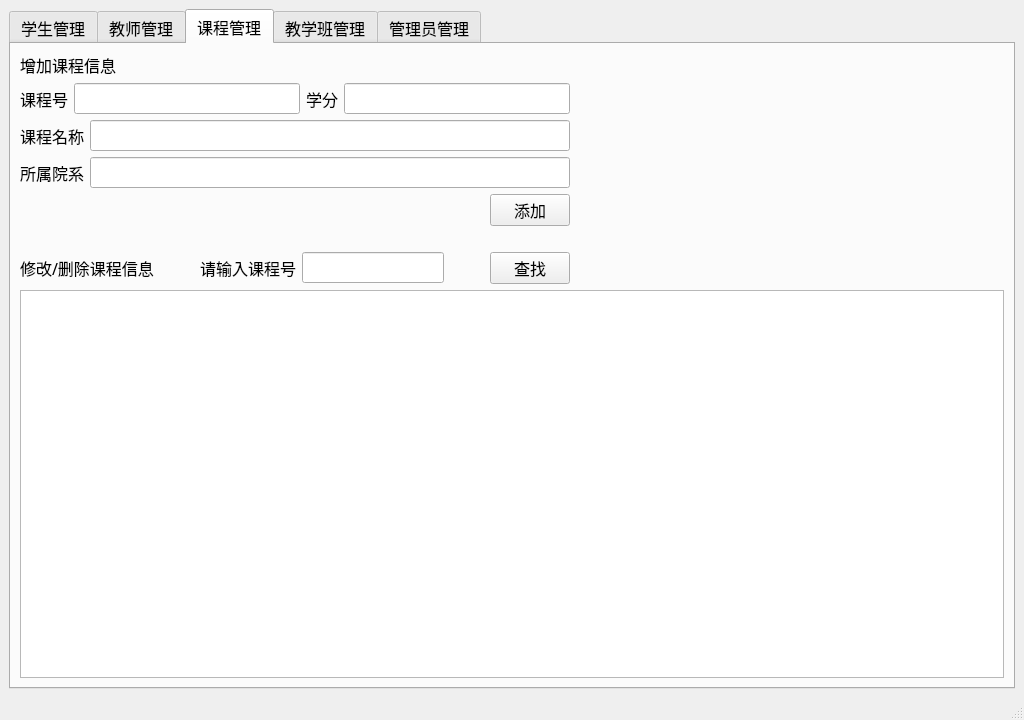
<?xml version="1.0" encoding="UTF-8"?>
<ui version="4.0">
 <class>manager</class>
 <widget class="QMainWindow" name="manager">
  <property name="geometry">
   <rect>
    <x>0</x>
    <y>0</y>
    <width>1024</width>
    <height>720</height>
   </rect>
  </property>
  <property name="windowTitle">
   <string>管理员界面</string>
  </property>
  <property name="windowIcon">
   <iconset resource="src.qrc">
    <normaloff>:/images/fangdajing.png</normaloff>:/images/fangdajing.png</iconset>
  </property>
  <widget class="QWidget" name="centralwidget">
   <layout class="QHBoxLayout" name="horizontalLayout_7">
    <item>
     <widget class="QTabWidget" name="tabWidget">
      <property name="font">
       <font>
        <family>微软雅黑</family>
        <pointsize>12</pointsize>
       </font>
      </property>
      <property name="currentIndex">
       <number>2</number>
      </property>
      <widget class="QWidget" name="tab">
       <attribute name="title">
        <string>学生管理</string>
       </attribute>
       <layout class="QVBoxLayout" name="verticalLayout_2">
        <item>
         <layout class="QHBoxLayout" name="horizontalLayout_6">
          <item>
           <layout class="QVBoxLayout" name="verticalLayout">
            <item>
             <widget class="QLabel" name="label">
              <property name="text">
               <string>增加学生信息</string>
              </property>
             </widget>
            </item>
            <item>
             <layout class="QHBoxLayout" name="horizontalLayout">
              <item>
               <widget class="QLabel" name="label_2">
                <property name="text">
                 <string>学号</string>
                </property>
               </widget>
              </item>
              <item>
               <widget class="QLineEdit" name="student_ID"/>
              </item>
              <item>
               <widget class="QLabel" name="label_4">
                <property name="text">
                 <string>生日</string>
                </property>
               </widget>
              </item>
              <item>
               <widget class="QLineEdit" name="student_birthday"/>
              </item>
             </layout>
            </item>
            <item>
             <layout class="QHBoxLayout" name="horizontalLayout_2">
              <item>
               <widget class="QLabel" name="label_3">
                <property name="text">
                 <string>姓名</string>
                </property>
               </widget>
              </item>
              <item>
               <widget class="QLineEdit" name="student_name"/>
              </item>
              <item>
               <widget class="QLabel" name="label_5">
                <property name="text">
                 <string>所属院系</string>
                </property>
               </widget>
              </item>
              <item>
               <widget class="QLineEdit" name="student_dept"/>
              </item>
             </layout>
            </item>
            <item>
             <layout class="QHBoxLayout" name="horizontalLayout_3">
              <item>
               <widget class="QLabel" name="label_6">
                <property name="text">
                 <string>性别</string>
                </property>
               </widget>
              </item>
              <item>
               <widget class="QLineEdit" name="student_gender"/>
              </item>
              <item>
               <spacer name="horizontalSpacer_2">
                <property name="orientation">
                 <enum>Qt::Horizontal</enum>
                </property>
                <property name="sizeHint" stdset="0">
                 <size>
                  <width>40</width>
                  <height>20</height>
                 </size>
                </property>
               </spacer>
              </item>
              <item>
               <widget class="QPushButton" name="student_add_button">
                <property name="text">
                 <string>添加</string>
                </property>
                <property name="icon">
                 <iconset resource="src.qrc">
                  <normaloff>:/images/plus.png</normaloff>:/images/plus.png</iconset>
                </property>
               </widget>
              </item>
             </layout>
            </item>
            <item>
             <layout class="QHBoxLayout" name="horizontalLayout_4"/>
            </item>
            <item>
             <spacer name="horizontalSpacer">
              <property name="orientation">
               <enum>Qt::Horizontal</enum>
              </property>
              <property name="sizeHint" stdset="0">
               <size>
                <width>40</width>
                <height>20</height>
               </size>
              </property>
             </spacer>
            </item>
            <item>
             <layout class="QHBoxLayout" name="horizontalLayout_5">
              <item>
               <widget class="QLabel" name="label_7">
                <property name="text">
                 <string>修改/删除学生信息</string>
                </property>
               </widget>
              </item>
              <item>
               <spacer name="horizontalSpacer_4">
                <property name="orientation">
                 <enum>Qt::Horizontal</enum>
                </property>
                <property name="sizeHint" stdset="0">
                 <size>
                  <width>40</width>
                  <height>20</height>
                 </size>
                </property>
               </spacer>
              </item>
              <item>
               <widget class="QLabel" name="label_8">
                <property name="text">
                 <string>请输入学生学号</string>
                </property>
               </widget>
              </item>
              <item>
               <widget class="QLineEdit" name="student_ser_ID"/>
              </item>
              <item>
               <spacer name="horizontalSpacer_5">
                <property name="orientation">
                 <enum>Qt::Horizontal</enum>
                </property>
                <property name="sizeHint" stdset="0">
                 <size>
                  <width>40</width>
                  <height>20</height>
                 </size>
                </property>
               </spacer>
              </item>
              <item>
               <widget class="QPushButton" name="student_sear_button">
                <property name="text">
                 <string>查找</string>
                </property>
                <property name="icon">
                 <iconset resource="src.qrc">
                  <normaloff>:/images/fangdajing.png</normaloff>:/images/fangdajing.png</iconset>
                </property>
               </widget>
              </item>
             </layout>
            </item>
           </layout>
          </item>
          <item>
           <spacer name="horizontalSpacer_6">
            <property name="orientation">
             <enum>Qt::Horizontal</enum>
            </property>
            <property name="sizeHint" stdset="0">
             <size>
              <width>37</width>
              <height>17</height>
             </size>
            </property>
           </spacer>
          </item>
         </layout>
        </item>
        <item>
         <widget class="QTableWidget" name="student_table"/>
        </item>
       </layout>
      </widget>
      <widget class="QWidget" name="tab_3">
       <attribute name="title">
        <string>教师管理</string>
       </attribute>
       <layout class="QVBoxLayout" name="verticalLayout_4">
        <item>
         <layout class="QHBoxLayout" name="horizontalLayout_13">
          <item>
           <layout class="QVBoxLayout" name="verticalLayout_3">
            <item>
             <widget class="QLabel" name="label_13">
              <property name="text">
               <string>增加教师信息</string>
              </property>
             </widget>
            </item>
            <item>
             <layout class="QHBoxLayout" name="horizontalLayout_8">
              <item>
               <widget class="QLabel" name="label_9">
                <property name="text">
                 <string>教工号</string>
                </property>
               </widget>
              </item>
              <item>
               <widget class="QLineEdit" name="teacher_ID"/>
              </item>
             </layout>
            </item>
            <item>
             <layout class="QHBoxLayout" name="horizontalLayout_9">
              <item>
               <widget class="QLabel" name="label_10">
                <property name="text">
                 <string>姓名</string>
                </property>
               </widget>
              </item>
              <item>
               <widget class="QLineEdit" name="teacher_name"/>
              </item>
             </layout>
            </item>
            <item>
             <layout class="QHBoxLayout" name="horizontalLayout_10">
              <item>
               <widget class="QLabel" name="label_12">
                <property name="text">
                 <string>所属院系</string>
                </property>
               </widget>
              </item>
              <item>
               <widget class="QLineEdit" name="teacher_dept"/>
              </item>
             </layout>
            </item>
            <item>
             <layout class="QHBoxLayout" name="horizontalLayout_11">
              <item>
               <spacer name="horizontalSpacer_12">
                <property name="orientation">
                 <enum>Qt::Horizontal</enum>
                </property>
                <property name="sizeHint" stdset="0">
                 <size>
                  <width>40</width>
                  <height>20</height>
                 </size>
                </property>
               </spacer>
              </item>
              <item>
               <widget class="QPushButton" name="teacher_add_button">
                <property name="text">
                 <string>添加</string>
                </property>
                <property name="icon">
                 <iconset resource="src.qrc">
                  <normaloff>:/images/plus.png</normaloff>:/images/plus.png</iconset>
                </property>
               </widget>
              </item>
             </layout>
            </item>
            <item>
             <spacer name="horizontalSpacer_7">
              <property name="orientation">
               <enum>Qt::Horizontal</enum>
              </property>
              <property name="sizeHint" stdset="0">
               <size>
                <width>40</width>
                <height>20</height>
               </size>
              </property>
             </spacer>
            </item>
            <item>
             <layout class="QHBoxLayout" name="horizontalLayout_12">
              <item>
               <widget class="QLabel" name="label_14">
                <property name="text">
                 <string>修改/删除教师信息</string>
                </property>
               </widget>
              </item>
              <item>
               <spacer name="horizontalSpacer_8">
                <property name="orientation">
                 <enum>Qt::Horizontal</enum>
                </property>
                <property name="sizeHint" stdset="0">
                 <size>
                  <width>40</width>
                  <height>20</height>
                 </size>
                </property>
               </spacer>
              </item>
              <item>
               <widget class="QLabel" name="label_11">
                <property name="text">
                 <string>请输入教工号</string>
                </property>
               </widget>
              </item>
              <item>
               <widget class="QLineEdit" name="teacher_ser_id"/>
              </item>
              <item>
               <spacer name="horizontalSpacer_9">
                <property name="orientation">
                 <enum>Qt::Horizontal</enum>
                </property>
                <property name="sizeHint" stdset="0">
                 <size>
                  <width>40</width>
                  <height>20</height>
                 </size>
                </property>
               </spacer>
              </item>
              <item>
               <widget class="QPushButton" name="teacher_ser_button">
                <property name="text">
                 <string>查找</string>
                </property>
                <property name="icon">
                 <iconset resource="src.qrc">
                  <normaloff>:/images/fangdajing.png</normaloff>:/images/fangdajing.png</iconset>
                </property>
               </widget>
              </item>
             </layout>
            </item>
           </layout>
          </item>
          <item>
           <spacer name="horizontalSpacer_10">
            <property name="orientation">
             <enum>Qt::Horizontal</enum>
            </property>
            <property name="sizeHint" stdset="0">
             <size>
              <width>40</width>
              <height>20</height>
             </size>
            </property>
           </spacer>
          </item>
          <item>
           <spacer name="horizontalSpacer_11">
            <property name="orientation">
             <enum>Qt::Horizontal</enum>
            </property>
            <property name="sizeHint" stdset="0">
             <size>
              <width>40</width>
              <height>20</height>
             </size>
            </property>
           </spacer>
          </item>
         </layout>
        </item>
        <item>
         <widget class="QTableWidget" name="teacher_table"/>
        </item>
       </layout>
      </widget>
      <widget class="QWidget" name="tab_2">
       <attribute name="title">
        <string>课程管理</string>
       </attribute>
       <layout class="QVBoxLayout" name="verticalLayout_6">
        <item>
         <layout class="QHBoxLayout" name="horizontalLayout_19">
          <item>
           <layout class="QVBoxLayout" name="verticalLayout_5">
            <item>
             <widget class="QLabel" name="label_15">
              <property name="text">
               <string>增加课程信息</string>
              </property>
             </widget>
            </item>
            <item>
             <layout class="QHBoxLayout" name="horizontalLayout_14">
              <item>
               <widget class="QLabel" name="label_21">
                <property name="text">
                 <string>课程号</string>
                </property>
               </widget>
              </item>
              <item>
               <widget class="QLineEdit" name="course_id"/>
              </item>
              <item>
               <widget class="QLabel" name="label_18">
                <property name="text">
                 <string>学分</string>
                </property>
               </widget>
              </item>
              <item>
               <widget class="QLineEdit" name="course_credits"/>
              </item>
             </layout>
            </item>
            <item>
             <layout class="QHBoxLayout" name="horizontalLayout_15">
              <item>
               <widget class="QLabel" name="label_16">
                <property name="text">
                 <string>课程名称</string>
                </property>
               </widget>
              </item>
              <item>
               <widget class="QLineEdit" name="course_name"/>
              </item>
             </layout>
            </item>
            <item>
             <layout class="QHBoxLayout" name="horizontalLayout_16">
              <item>
               <widget class="QLabel" name="label_17">
                <property name="text">
                 <string>所属院系</string>
                </property>
               </widget>
              </item>
              <item>
               <widget class="QLineEdit" name="course_dept"/>
              </item>
             </layout>
            </item>
            <item>
             <layout class="QHBoxLayout" name="horizontalLayout_18">
              <item>
               <spacer name="horizontalSpacer_18">
                <property name="orientation">
                 <enum>Qt::Horizontal</enum>
                </property>
                <property name="sizeHint" stdset="0">
                 <size>
                  <width>40</width>
                  <height>20</height>
                 </size>
                </property>
               </spacer>
              </item>
              <item>
               <widget class="QPushButton" name="course_add_button">
                <property name="text">
                 <string>添加</string>
                </property>
                <property name="icon">
                 <iconset resource="src.qrc">
                  <normaloff>:/images/plus.png</normaloff>:/images/plus.png</iconset>
                </property>
               </widget>
              </item>
             </layout>
            </item>
            <item>
             <spacer name="horizontalSpacer_13">
              <property name="orientation">
               <enum>Qt::Horizontal</enum>
              </property>
              <property name="sizeHint" stdset="0">
               <size>
                <width>40</width>
                <height>20</height>
               </size>
              </property>
             </spacer>
            </item>
            <item>
             <layout class="QHBoxLayout" name="horizontalLayout_17">
              <item>
               <widget class="QLabel" name="label_19">
                <property name="text">
                 <string>修改/删除课程信息</string>
                </property>
               </widget>
              </item>
              <item>
               <spacer name="horizontalSpacer_14">
                <property name="orientation">
                 <enum>Qt::Horizontal</enum>
                </property>
                <property name="sizeHint" stdset="0">
                 <size>
                  <width>40</width>
                  <height>20</height>
                 </size>
                </property>
               </spacer>
              </item>
              <item>
               <widget class="QLabel" name="label_20">
                <property name="text">
                 <string>请输入课程号</string>
                </property>
               </widget>
              </item>
              <item>
               <widget class="QLineEdit" name="course_ser_id"/>
              </item>
              <item>
               <spacer name="horizontalSpacer_15">
                <property name="orientation">
                 <enum>Qt::Horizontal</enum>
                </property>
                <property name="sizeHint" stdset="0">
                 <size>
                  <width>40</width>
                  <height>20</height>
                 </size>
                </property>
               </spacer>
              </item>
              <item>
               <widget class="QPushButton" name="course_ser_button">
                <property name="text">
                 <string>查找</string>
                </property>
                <property name="icon">
                 <iconset resource="src.qrc">
                  <normaloff>:/images/fangdajing.png</normaloff>:/images/fangdajing.png</iconset>
                </property>
               </widget>
              </item>
             </layout>
            </item>
           </layout>
          </item>
          <item>
           <spacer name="horizontalSpacer_16">
            <property name="orientation">
             <enum>Qt::Horizontal</enum>
            </property>
            <property name="sizeHint" stdset="0">
             <size>
              <width>40</width>
              <height>20</height>
             </size>
            </property>
           </spacer>
          </item>
          <item>
           <spacer name="horizontalSpacer_17">
            <property name="orientation">
             <enum>Qt::Horizontal</enum>
            </property>
            <property name="sizeHint" stdset="0">
             <size>
              <width>40</width>
              <height>20</height>
             </size>
            </property>
           </spacer>
          </item>
         </layout>
        </item>
        <item>
         <widget class="QTableWidget" name="course_table"/>
        </item>
       </layout>
      </widget>
      <widget class="QWidget" name="tab_4">
       <attribute name="title">
        <string>教学班管理</string>
       </attribute>
       <layout class="QVBoxLayout" name="verticalLayout_9">
        <item>
         <layout class="QHBoxLayout" name="horizontalLayout_34">
          <item>
           <layout class="QVBoxLayout" name="verticalLayout_8">
            <item>
             <widget class="QLabel" name="label_22">
              <property name="text">
               <string>增加教学班信息</string>
              </property>
             </widget>
            </item>
            <item>
             <layout class="QHBoxLayout" name="horizontalLayout_20">
              <item>
               <widget class="QLabel" name="label_29">
                <property name="text">
                 <string>课程号</string>
                </property>
               </widget>
              </item>
              <item>
               <widget class="QLineEdit" name="sec_courseid"/>
              </item>
              <item>
               <widget class="QLabel" name="label_24">
                <property name="text">
                 <string>容量</string>
                </property>
               </widget>
              </item>
              <item>
               <widget class="QLineEdit" name="sec_capacity"/>
              </item>
             </layout>
            </item>
            <item>
             <layout class="QHBoxLayout" name="horizontalLayout_21">
              <item>
               <widget class="QLabel" name="label_23">
                <property name="text">
                 <string>教学班号</string>
                </property>
               </widget>
              </item>
              <item>
               <widget class="QLineEdit" name="sec_secid"/>
              </item>
              <item>
               <widget class="QLabel" name="label_25">
                <property name="text">
                 <string>教学楼</string>
                </property>
               </widget>
              </item>
              <item>
               <widget class="QLineEdit" name="sec_building"/>
              </item>
             </layout>
            </item>
            <item>
             <layout class="QHBoxLayout" name="horizontalLayout_22">
              <item>
               <widget class="QLabel" name="label_27">
                <property name="text">
                 <string>学期</string>
                </property>
               </widget>
              </item>
              <item>
               <widget class="QLineEdit" name="sec_semester"/>
              </item>
              <item>
               <widget class="QLabel" name="label_31">
                <property name="text">
                 <string>教室号</string>
                </property>
               </widget>
              </item>
              <item>
               <widget class="QLineEdit" name="sec_roomno">
                <property name="text">
                 <string/>
                </property>
               </widget>
              </item>
             </layout>
            </item>
            <item>
             <layout class="QHBoxLayout" name="horizontalLayout_23">
              <item>
               <widget class="QLabel" name="label_30">
                <property name="text">
                 <string>学年</string>
                </property>
               </widget>
              </item>
              <item>
               <widget class="QLineEdit" name="sec_year"/>
              </item>
              <item>
               <widget class="QLabel" name="label_32">
                <property name="text">
                 <string>教学时间</string>
                </property>
               </widget>
              </item>
              <item>
               <widget class="QLineEdit" name="sec_time">
                <property name="text">
                 <string/>
                </property>
               </widget>
              </item>
             </layout>
            </item>
            <item>
             <layout class="QHBoxLayout" name="horizontalLayout_27">
              <item>
               <spacer name="horizontalSpacer_30">
                <property name="orientation">
                 <enum>Qt::Horizontal</enum>
                </property>
                <property name="sizeHint" stdset="0">
                 <size>
                  <width>40</width>
                  <height>20</height>
                 </size>
                </property>
               </spacer>
              </item>
              <item>
               <widget class="QPushButton" name="sec_add_button">
                <property name="text">
                 <string>添加</string>
                </property>
                <property name="icon">
                 <iconset resource="src.qrc">
                  <normaloff>:/images/plus.png</normaloff>:/images/plus.png</iconset>
                </property>
               </widget>
              </item>
             </layout>
            </item>
            <item>
             <spacer name="horizontalSpacer_20">
              <property name="orientation">
               <enum>Qt::Horizontal</enum>
              </property>
              <property name="sizeHint" stdset="0">
               <size>
                <width>40</width>
                <height>20</height>
               </size>
              </property>
             </spacer>
            </item>
            <item>
             <layout class="QHBoxLayout" name="horizontalLayout_26">
              <item>
               <widget class="QLabel" name="label_26">
                <property name="text">
                 <string>修改/删除教学班信息</string>
                </property>
               </widget>
              </item>
              <item>
               <spacer name="horizontalSpacer_21">
                <property name="orientation">
                 <enum>Qt::Horizontal</enum>
                </property>
                <property name="sizeHint" stdset="0">
                 <size>
                  <width>40</width>
                  <height>20</height>
                 </size>
                </property>
               </spacer>
              </item>
              <item>
               <layout class="QVBoxLayout" name="verticalLayout_7">
                <item>
                 <layout class="QHBoxLayout" name="horizontalLayout_24">
                  <item>
                   <widget class="QLabel" name="label_28">
                    <property name="text">
                     <string>请输入课程号</string>
                    </property>
                   </widget>
                  </item>
                  <item>
                   <widget class="QLineEdit" name="sec_courseid_sear"/>
                  </item>
                 </layout>
                </item>
                <item>
                 <layout class="QHBoxLayout" name="horizontalLayout_25">
                  <item>
                   <widget class="QLabel" name="label_33">
                    <property name="text">
                     <string>请输入教学班号</string>
                    </property>
                   </widget>
                  </item>
                  <item>
                   <widget class="QLineEdit" name="sec_secid_ser">
                    <property name="text">
                     <string/>
                    </property>
                   </widget>
                  </item>
                 </layout>
                </item>
               </layout>
              </item>
              <item>
               <widget class="QPushButton" name="sec_sear_button">
                <property name="text">
                 <string>查找</string>
                </property>
                <property name="icon">
                 <iconset resource="src.qrc">
                  <normaloff>:/images/fangdajing.png</normaloff>:/images/fangdajing.png</iconset>
                </property>
               </widget>
              </item>
             </layout>
            </item>
           </layout>
          </item>
          <item>
           <spacer name="horizontalSpacer_22">
            <property name="orientation">
             <enum>Qt::Horizontal</enum>
            </property>
            <property name="sizeHint" stdset="0">
             <size>
              <width>40</width>
              <height>20</height>
             </size>
            </property>
           </spacer>
          </item>
          <item>
           <spacer name="horizontalSpacer_23">
            <property name="orientation">
             <enum>Qt::Horizontal</enum>
            </property>
            <property name="sizeHint" stdset="0">
             <size>
              <width>40</width>
              <height>20</height>
             </size>
            </property>
           </spacer>
          </item>
         </layout>
        </item>
        <item>
         <widget class="QTableWidget" name="sec_table"/>
        </item>
       </layout>
      </widget>
      <widget class="QWidget" name="tab_5">
       <attribute name="title">
        <string>管理员管理</string>
       </attribute>
       <layout class="QVBoxLayout" name="verticalLayout_13">
        <item>
         <layout class="QHBoxLayout" name="horizontalLayout_33">
          <item>
           <layout class="QVBoxLayout" name="verticalLayout_12">
            <item>
             <layout class="QVBoxLayout" name="verticalLayout_11">
              <item>
               <layout class="QVBoxLayout" name="verticalLayout_10">
                <item>
                 <widget class="QLabel" name="label_39">
                  <property name="text">
                   <string>增加管理员信息</string>
                  </property>
                 </widget>
                </item>
                <item>
                 <layout class="QHBoxLayout" name="horizontalLayout_28">
                  <item>
                   <widget class="QLabel" name="label_34">
                    <property name="text">
                     <string>ID</string>
                    </property>
                   </widget>
                  </item>
                  <item>
                   <widget class="QLineEdit" name="manager_ID"/>
                  </item>
                 </layout>
                </item>
                <item>
                 <layout class="QHBoxLayout" name="horizontalLayout_29">
                  <item>
                   <widget class="QLabel" name="label_35">
                    <property name="text">
                     <string>院系</string>
                    </property>
                   </widget>
                  </item>
                  <item>
                   <widget class="QLineEdit" name="man_dept"/>
                  </item>
                 </layout>
                </item>
                <item>
                 <layout class="QHBoxLayout" name="horizontalLayout_30">
                  <item>
                   <widget class="QLabel" name="label_36">
                    <property name="text">
                     <string>姓名</string>
                    </property>
                   </widget>
                  </item>
                  <item>
                   <widget class="QLineEdit" name="mana_name"/>
                  </item>
                 </layout>
                </item>
               </layout>
              </item>
              <item>
               <layout class="QHBoxLayout" name="horizontalLayout_32">
                <item>
                 <spacer name="horizontalSpacer_28">
                  <property name="orientation">
                   <enum>Qt::Horizontal</enum>
                  </property>
                  <property name="sizeHint" stdset="0">
                   <size>
                    <width>40</width>
                    <height>20</height>
                   </size>
                  </property>
                 </spacer>
                </item>
                <item>
                 <widget class="QPushButton" name="mana_add">
                  <property name="text">
                   <string>添加</string>
                  </property>
                  <property name="icon">
                   <iconset resource="src.qrc">
                    <normaloff>:/images/plus.png</normaloff>:/images/plus.png</iconset>
                  </property>
                 </widget>
                </item>
               </layout>
              </item>
             </layout>
            </item>
            <item>
             <spacer name="horizontalSpacer_29">
              <property name="orientation">
               <enum>Qt::Horizontal</enum>
              </property>
              <property name="sizeHint" stdset="0">
               <size>
                <width>40</width>
                <height>20</height>
               </size>
              </property>
             </spacer>
            </item>
            <item>
             <layout class="QHBoxLayout" name="horizontalLayout_31">
              <item>
               <widget class="QLabel" name="label_37">
                <property name="text">
                 <string>增加/更新管理员</string>
                </property>
               </widget>
              </item>
              <item>
               <spacer name="horizontalSpacer_24">
                <property name="orientation">
                 <enum>Qt::Horizontal</enum>
                </property>
                <property name="sizeHint" stdset="0">
                 <size>
                  <width>40</width>
                  <height>20</height>
                 </size>
                </property>
               </spacer>
              </item>
              <item>
               <widget class="QLabel" name="label_38">
                <property name="text">
                 <string>ID</string>
                </property>
               </widget>
              </item>
              <item>
               <widget class="QLineEdit" name="mana_id_sear"/>
              </item>
              <item>
               <spacer name="horizontalSpacer_25">
                <property name="orientation">
                 <enum>Qt::Horizontal</enum>
                </property>
                <property name="sizeHint" stdset="0">
                 <size>
                  <width>40</width>
                  <height>20</height>
                 </size>
                </property>
               </spacer>
              </item>
              <item>
               <widget class="QPushButton" name="mana_sear_button">
                <property name="text">
                 <string>查找</string>
                </property>
                <property name="icon">
                 <iconset resource="src.qrc">
                  <normaloff>:/images/fangdajing.png</normaloff>:/images/fangdajing.png</iconset>
                </property>
               </widget>
              </item>
             </layout>
            </item>
           </layout>
          </item>
          <item>
           <spacer name="horizontalSpacer_26">
            <property name="orientation">
             <enum>Qt::Horizontal</enum>
            </property>
            <property name="sizeHint" stdset="0">
             <size>
              <width>40</width>
              <height>20</height>
             </size>
            </property>
           </spacer>
          </item>
          <item>
           <spacer name="horizontalSpacer_27">
            <property name="orientation">
             <enum>Qt::Horizontal</enum>
            </property>
            <property name="sizeHint" stdset="0">
             <size>
              <width>40</width>
              <height>20</height>
             </size>
            </property>
           </spacer>
          </item>
         </layout>
        </item>
        <item>
         <widget class="QTableWidget" name="mana_table"/>
        </item>
       </layout>
      </widget>
     </widget>
    </item>
   </layout>
  </widget>
  <widget class="QStatusBar" name="statusbar"/>
 </widget>
 <resources>
  <include location="src.qrc"/>
 </resources>
 <connections/>
</ui>
